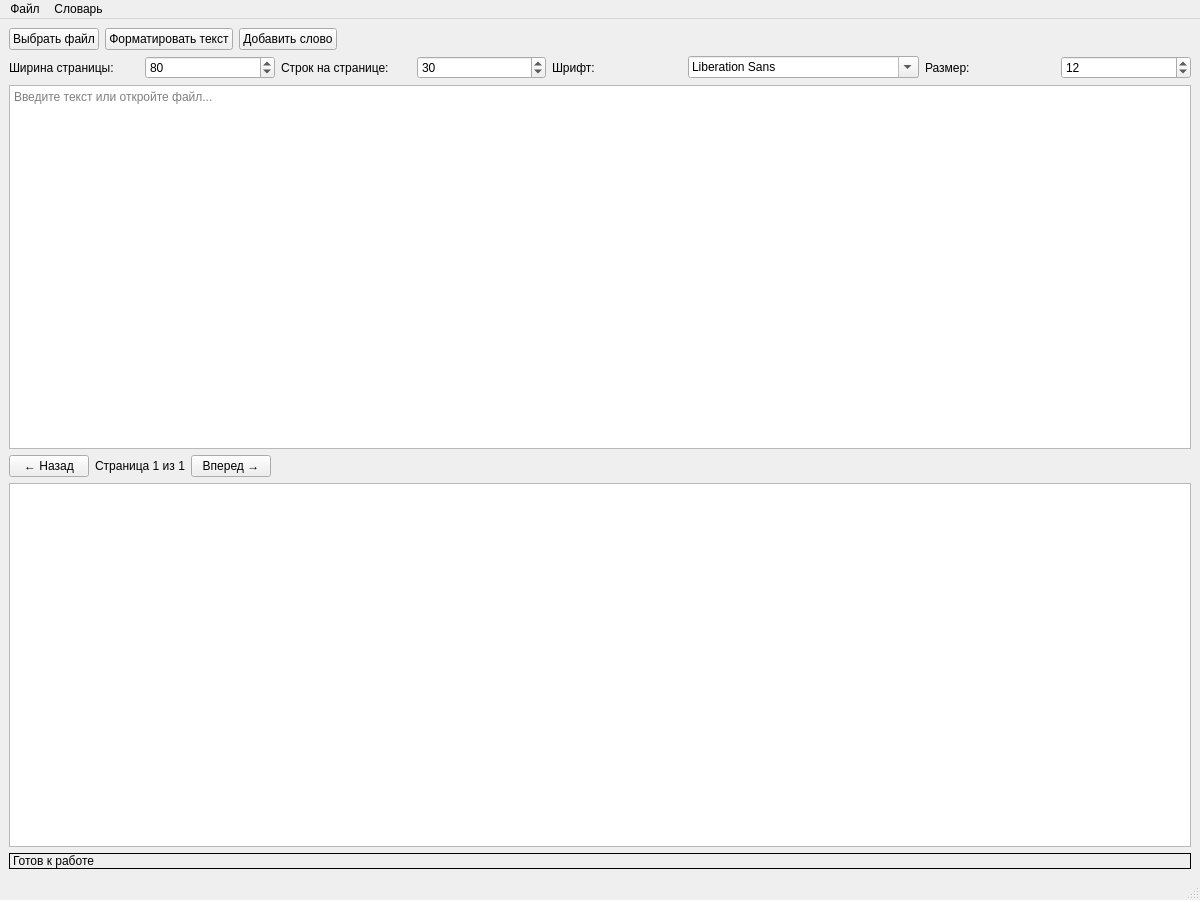
<?xml version="1.0" encoding="UTF-8"?>
<ui version="4.0">
 <class>MainWindow</class>
 <widget class="QMainWindow" name="MainWindow">
  <property name="geometry">
   <rect>
    <x>0</x>
    <y>0</y>
    <width>1200</width>
    <height>900</height>
   </rect>
  </property>
  <property name="windowTitle">
   <string>Проверка орфографии</string>
  </property>
  <widget class="QWidget" name="centralwidget">
   <layout class="QVBoxLayout" name="verticalLayout">
    <item>
     <layout class="QHBoxLayout" name="controlLayout">
      <item>
       <widget class="QPushButton" name="open_file_button">
        <property name="text">
         <string>Выбрать файл</string>
        </property>
       </widget>
      </item>
      <item>
       <widget class="QPushButton" name="format_button">
        <property name="text">
         <string>Форматировать текст</string>
        </property>
       </widget>
      </item>
      <item>
       <widget class="QPushButton" name="add_word_button">
        <property name="text">
         <string>Добавить слово</string>
        </property>
       </widget>
      </item>
      <item>
       <spacer name="horizontalSpacer">
        <property name="orientation">
         <enum>Qt::Horizontal</enum>
        </property>
        <property name="sizeHint" stdset="0">
         <size>
          <width>40</width>
          <height>20</height>
         </size>
        </property>
       </spacer>
      </item>
     </layout>
    </item>
    <item>
     <layout class="QHBoxLayout" name="settingsLayout">
      <item>
       <widget class="QLabel" name="label">
        <property name="text">
         <string>Ширина страницы:</string>
        </property>
       </widget>
      </item>
      <item>
       <widget class="QSpinBox" name="page_width_spin">
        <property name="minimum">
         <number>40</number>
        </property>
        <property name="maximum">
         <number>200</number>
        </property>
        <property name="value">
         <number>80</number>
        </property>
       </widget>
      </item>
      <item>
       <widget class="QLabel" name="label_2">
        <property name="text">
         <string>Строк на странице:</string>
        </property>
       </widget>
      </item>
      <item>
       <widget class="QSpinBox" name="lines_per_page_spin">
        <property name="minimum">
         <number>10</number>
        </property>
        <property name="maximum">
         <number>100</number>
        </property>
        <property name="value">
         <number>30</number>
        </property>
       </widget>
      </item>
      <item>
       <widget class="QLabel" name="label_3">
        <property name="text">
         <string>Шрифт:</string>
        </property>
       </widget>
      </item>
      <item>
       <widget class="QFontComboBox" name="font_combo_box"/>
      </item>
      <item>
       <widget class="QLabel" name="label_4">
        <property name="text">
         <string>Размер:</string>
        </property>
       </widget>
      </item>
      <item>
       <widget class="QSpinBox" name="font_size_spin">
        <property name="minimum">
         <number>8</number>
        </property>
        <property name="maximum">
         <number>72</number>
        </property>
        <property name="value">
         <number>12</number>
        </property>
       </widget>
      </item>
     </layout>
    </item>
    <item>
     <widget class="QTextEdit" name="text_edit">
      <property name="placeholderText">
       <string>Введите текст или откройте файл...</string>
      </property>
     </widget>
    </item>
    <item>
     <layout class="QHBoxLayout" name="pageNavigationLayout">
      <item>
       <widget class="QPushButton" name="prev_page_button">
        <property name="text">
         <string>← Назад</string>
        </property>
       </widget>
      </item>
      <item>
       <widget class="QLabel" name="page_label">
        <property name="text">
         <string>Страница 1 из 1</string>
        </property>
        <property name="alignment">
         <set>Qt::AlignCenter</set>
        </property>
       </widget>
      </item>
      <item>
       <widget class="QPushButton" name="next_page_button">
        <property name="text">
         <string>Вперед →</string>
        </property>
       </widget>
      </item>
      <item>
       <spacer name="horizontalSpacer_2">
        <property name="orientation">
         <enum>Qt::Horizontal</enum>
        </property>
        <property name="sizeHint" stdset="0">
         <size>
          <width>40</width>
          <height>20</height>
         </size>
        </property>
       </spacer>
      </item>
     </layout>
    </item>
    <item>
     <widget class="QTextEdit" name="page_display">
      <property name="readOnly">
       <bool>true</bool>
      </property>
      <property name="maximumHeight">
       <number>400</number>
      </property>
     </widget>
    </item>
    <item>
     <widget class="QLabel" name="status_label">
      <property name="text">
       <string>Готов к работе</string>
      </property>
      <property name="frameShape">
       <enum>QFrame::Box</enum>
      </property>
     </widget>
    </item>
   </layout>
  </widget>
  <widget class="QMenuBar" name="menubar">
   <property name="geometry">
    <rect>
     <x>0</x>
     <y>0</y>
     <width>1200</width>
     <height>22</height>
    </rect>
   </property>
   <widget class="QMenu" name="menuFile">
    <property name="title">
     <string>Файл</string>
    </property>
    <addaction name="actionOpen"/>
    <addaction name="actionSave"/>
    <addaction name="separator"/>
    <addaction name="actionExit"/>
   </widget>
   <widget class="QMenu" name="menuDict">
    <property name="title">
     <string>Словарь</string>
    </property>
    <addaction name="actionAddWord"/>
   </widget>
   <addaction name="menuFile"/>
   <addaction name="menuDict"/>
  </widget>
  <widget class="QStatusBar" name="statusbar"/>
  <action name="actionOpen">
   <property name="text">
    <string>Открыть файл</string>
   </property>
  </action>
  <action name="actionSave">
   <property name="text">
    <string>Сохранить как...</string>
   </property>
  </action>
  <action name="actionExit">
   <property name="text">
    <string>Выход</string>
   </property>
  </action>
  <action name="actionAddWord">
   <property name="text">
    <string>Добавить слово</string>
   </property>
  </action>
 </widget>
 <resources/>
 <connections/>
</ui>
